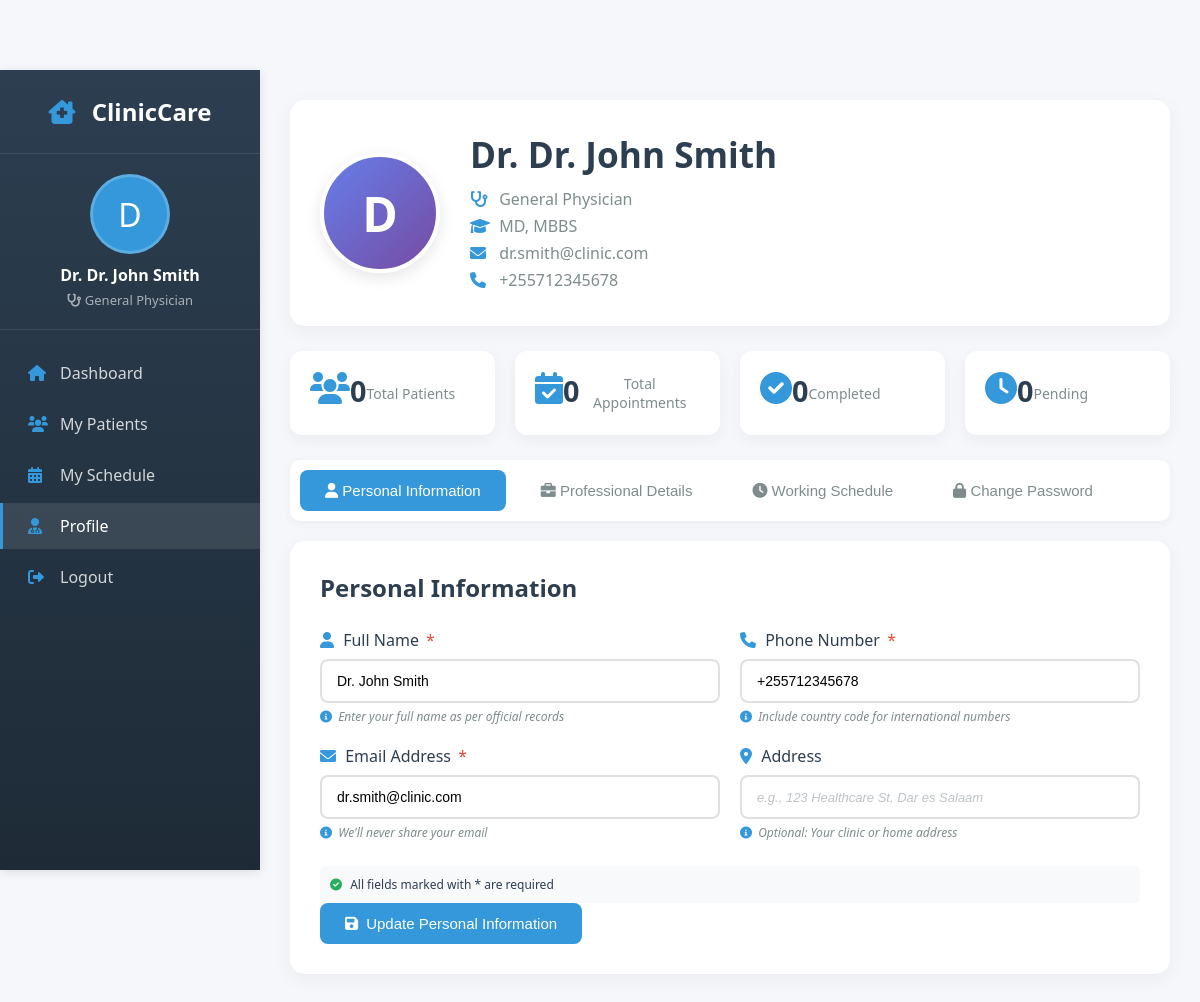
Page /doctor/profile.php (signed in) on the committed database.
### tables this page shows
CREATE TABLE doctors (
    id INT PRIMARY KEY AUTO_INCREMENT,
    user_id INT UNIQUE,
    specialization VARCHAR(100),
    qualification TEXT,
    experience_years INT,
    consultation_fee DECIMAL(10,2),
    available_days VARCHAR(100),  
    start_time TIME,
    end_time TIME,
    max_patients_per_day INT DEFAULT 20,
    FOREIGN KEY (user_id) REFERENCES users(id) ON DELETE CASCADE
);

CREATE TABLE users (
    id INT PRIMARY KEY AUTO_INCREMENT,
    username VARCHAR(50) UNIQUE NOT NULL,
    email VARCHAR(100) UNIQUE NOT NULL,
    password VARCHAR(255) NOT NULL,
    full_name VARCHAR(100) NOT NULL,
    phone VARCHAR(20),
    address TEXT,
    user_type ENUM('patient', 'doctor', 'admin', 'receptionist') DEFAULT 'patient',
    profile_image VARCHAR(255),
    created_at TIMESTAMP DEFAULT CURRENT_TIMESTAMP,
    updated_at TIMESTAMP DEFAULT CURRENT_TIMESTAMP ON UPDATE CURRENT_TIMESTAMP,
    is_active BOOLEAN DEFAULT TRUE
);

### doctor/profile.php (the view, shortened to what this page needs)
<?php
$database = new Database();
$db = $database->getConnection();
$query = "SELECT id FROM doctors WHERE user_id = :user_id";
$stmt = $db->prepare($query);
$stmt->bindParam(':user_id', $_SESSION['user_id']);
$stmt->execute();
$doctor = $stmt->fetch(PDO::FETCH_ASSOC);
$doctor_id = $doctor['id'];
$query = "SELECT u.*, d.specialization, d.qualification, d.experience_years,
          d.consultation_fee, d.available_days, d.start_time, d.end_time
          FROM users u
          LEFT JOIN doctors d ON u.id = d.user_id
          WHERE u.id = :user_id";
$stmt = $db->prepare($query);
$stmt->bindParam(':user_id', $_SESSION['user_id']);
$stmt->execute();
$result = $stmt->fetch(PDO::FETCH_ASSOC);
$doctor_info = [
    'full_name' => $result['full_name'] ?? $_SESSION['full_name'] ?? '',
    'email' => $result['email'] ?? $_SESSION['email'] ?? '',
    'phone' => $result['phone'] ?? '',
    'address' => $result['address'] ?? '',
    'specialization' => $result['specialization'] ?? '',
    'qualification' => $result['qualification'] ?? '',
    'experience_years' => $result['experience_years'] ?? '',
    'consultation_fee' => $result['consultation_fee'] ?? '',
    'available_days' => $result['available_days'] ?? '',
    'start_time' => $result['start_time'] ?? '09:00',
    'end_time' => $result['end_time'] ?? '17:00'
];
$stats = [];
$query = "SELECT COUNT(DISTINCT patient_id) as count FROM appointments WHERE doctor_id = :doctor_id";
$stmt = $db->prepare($query);
$stmt->bindParam(':doctor_id', $doctor_id);
$stmt->execute();
$result = $stmt->fetch(PDO::FETCH_ASSOC);
$stats['total_patients'] = isset($result['count']) ? $result['count'] : 0;
$query = "SELECT COUNT(*) as count FROM appointments WHERE doctor_id = :doctor_id";
$stmt = $db->prepare($query);
$stmt->bindParam(':doctor_id', $doctor_id);
$stmt->execute();
$result = $stmt->fetch(PDO::FETCH_ASSOC);
$stats['total_appointments'] = isset($result['count']) ? $result['count'] : 0;
$query = "SELECT COUNT(*) as count FROM appointments WHERE doctor_id = :doctor_id AND status = 'completed'";
$stmt = $db->prepare($query);
$stmt->bindParam(':doctor_id', $doctor_id);
$stmt->execute();
$result = $stmt->fetch(PDO::FETCH_ASSOC);
$stats['completed'] = isset($result['count']) ? $result['count'] : 0;
$query = "SELECT COUNT(*) as count FROM appointments WHERE doctor_id = :doctor_id AND status = 'pending'";
$stmt = $db->prepare($query);
$stmt->bindParam(':doctor_id', $doctor_id);
$stmt->execute();
$result = $stmt->fetch(PDO::FETCH_ASSOC);
$stats['pending'] = isset($result['count']) ? $result['count'] : 0;
$validation_errors = [];
?>
<!DOCTYPE html>
<html lang="en">
<head>
    <link rel="stylesheet" href="../assets/css/style.css">
    <link rel="stylesheet" href="https://cdnjs.cloudflare.com/ajax/libs/font-awesome/6.0.0/css/all.min.css">
</head>
<body>
    <div class="dashboard">
        <aside class="sidebar">
            <div class="sidebar-header">
                <h3><i class="fas fa-clinic-medical"></i> ClinicCare</h3>
            </div>
            <div class="user-welcome">
                <div class="user-avatar-large">
                    <?php
                    $initial = !empty($doctor_info['full_name']) ? substr($doctor_info['full_name'], 0, 1) : 'D';
                    echo htmlspecialchars($initial);
                    ?>
                </div>
                <h4>Dr. <?php echo htmlspecialchars($doctor_info['full_name'] ?: 'Doctor'); ?></h4>
                <p><i class="fas fa-stethoscope"></i> <?php echo htmlspecialchars($doctor_info['specialization'] ?: 'General Physician'); ?></p>
            </div>
            <ul class="sidebar-menu">
                <li><a href="dashboard.php"><i class="fas fa-home"></i> Dashboard</a></li>
                <li><a href="my-patients.php"><i class="fas fa-users"></i> My Patients</a></li>
                <li><a href="schedule.php"><i class="fas fa-calendar-alt"></i> My Schedule</a></li>
                <li><a href="profile.php" class="active"><i class="fas fa-user-md"></i> Profile</a></li>
                <li><a href="../logout.php"><i class="fas fa-sign-out-alt"></i> Logout</a></li>
            </ul>
        </aside>
        <main class="main-content">
            <div class="profile-header">
                <div class="profile-avatar-large">
                    <?php
                    $initial = !empty($doctor_info['full_name']) ? substr($doctor_info['full_name'], 0, 1) : 'D';
                    echo htmlspecialchars($initial);
                    ?>
                </div>
                <div class="profile-info">
                    <h1>Dr. <?php echo htmlspecialchars($doctor_info['full_name'] ?: 'Doctor'); ?></h1>
                    <p><i class="fas fa-stethoscope"></i> <?php echo htmlspecialchars($doctor_info['specialization'] ?: 'General Physician'); ?></p>
                    <p><i class="fas fa-graduation-cap"></i> <?php echo htmlspecialchars($doctor_info['qualification'] ?: 'Not specified'); ?></p>
                    <p><i class="fas fa-envelope"></i> <?php echo htmlspecialchars($doctor_info['email'] ?: 'Not provided'); ?></p>
                    <p><i class="fas fa-phone"></i> <?php echo htmlspecialchars($doctor_info['phone'] ?: 'Not provided'); ?></p>
                </div>
            </div>
            <div class="stats-grid">
                <div class="stat-card">
                    <i class="fas fa-users"></i>
                    <h3><?php echo $stats['total_patients']; ?></h3>
                    <p>Total Patients</p>
                </div>
                <div class="stat-card">
                    <i class="fas fa-calendar-check"></i>
                    <h3><?php echo $stats['total_appointments']; ?></h3>
                    <p>Total Appointments</p>
                </div>
                <div class="stat-card">
                    <i class="fas fa-check-circle"></i>
                    <h3><?php echo $stats['completed']; ?></h3>
                    <p>Completed</p>
                </div>
                <div class="stat-card">
                    <i class="fas fa-clock"></i>
                    <h3><?php echo $stats['pending']; ?></h3>
                    <p>Pending</p>
                </div>
            </div>
            <div class="tab-buttons">
                <button class="tab-btn active" onclick="showTab('personal')">
                    <i class="fas fa-user"></i> Personal Information
                </button>
                <button class="tab-btn" onclick="showTab('professional')">
                    <i class="fas fa-briefcase"></i> Professional Details
                </button>
                <button class="tab-btn" onclick="showTab('schedule')">
                    <i class="fas fa-clock"></i> Working Schedule
                </button>
                <button class="tab-btn" onclick="showTab('password')">
                    <i class="fas fa-lock"></i> Change Password
                </button>
            </div>
            <div id="personal-tab" class="tab-content active">
                <h2 style="margin-bottom: 25px;">Personal Information</h2>
                <form method="POST" id="personalForm" novalidate>
                    <div class="form-row">
                        <div class="form-group">
                            <label><i class="fas fa-user"></i> Full Name <span class="required">*</span></label>
                            <input type="text" name="full_name" class="form-control <?php echo isset($validation_errors['full_name']) ? 'error' : ''; ?>"
                                   value="<?php echo htmlspecialchars($doctor_info['full_name']); ?>"
                                   placeholder="e.g., John Smith"
                                   required>
                            <div class="hint-text"><i class="fas fa-info-circle"></i> Enter your full name as per official records</div>
                        </div>
                        <div class="form-group">
                            <label><i class="fas fa-phone"></i> Phone Number <span class="required">*</span></label>
                            <input type="tel" name="phone" class="form-control <?php echo isset($validation_errors['phone']) ? 'error' : ''; ?>"
                                   value="<?php echo htmlspecialchars($doctor_info['phone']); ?>"
                                   placeholder="e.g., +255 712 345 678"
                                   required>
                            <div class="hint-text"><i class="fas fa-info-circle"></i> Include country code for international numbers</div>
                        </div>
                    </div>
                    <div class="form-row">
                        <div class="form-group">
                            <label><i class="fas fa-envelope"></i> Email Address <span class="required">*</span></label>
                            <input type="email" name="email" class="form-control <?php echo isset($validation_errors['email']) ? 'error' : ''; ?>"
                                   value="<?php echo htmlspecialchars($doctor_info['email']); ?>"
                                   placeholder="e.g., doctor@example.com"
                                   required>
                            <div class="hint-text"><i class="fas fa-info-circle"></i> We'll never share your email</div>
                        </div>
                        <div class="form-group">
                            <label><i class="fas fa-map-marker-alt"></i> Address</label>
                            <input type="text" name="address" class="form-control"
                                   value="<?php echo htmlspecialchars($doctor_info['address']); ?>"
                                   placeholder="e.g., 123 Healthcare St, Dar es Salaam">
                            <div class="hint-text"><i class="fas fa-info-circle"></i> Optional: Your clinic or home address</div>
                        </div>
                    </div>
                    <div class="field-requirements">
                        <i class="fas fa-check-circle"></i> All fields marked with <span class="required">*</span> are required
                    </div>
                    <button type="submit" name="update_profile" class="btn btn-primary">
                        <i class="fas fa-save"></i> Update Personal Information
                    </button>
                </form>
            </div>
        </main>
    </div>
</body>
</html>

### assets/css/style.css (style rules this page uses)
:root { --primary-color: #2c3e50; --secondary-color: #3498db; --success-color: #27ae60; --danger-color: #e74c3c; --warning-color: #f39c12; --light-bg: #ecf0f1; --dark-text: #2c3e50; --border-radius: 8px; --box-shadow: 0 2px 10px rgba(0,0,0,0.1); }
* { margin: 0; padding: 0; box-sizing: border-box; }
body { font-family: 'Segoe UI', Tahoma, Geneva, Verdana, sans-serif; background: linear-gradient(135deg, #667eea 0%, #764ba2 100%); min-height: 100vh; color: var(--dark-text); }
.form-group { margin-bottom: 20px; }
.form-group label { display: block; margin-bottom: 5px; font-weight: 500; }
.form-control { width: 100%; padding: 12px; border: 1px solid #ddd; border-radius: var(--border-radius); font-size: 14px; transition: border-color 0.3s; }
.btn { padding: 12px 24px; border: none; border-radius: var(--border-radius); cursor: pointer; font-size: 16px; font-weight: 600; transition: all 0.3s; }
.btn-primary { background: var(--secondary-color); color: white; }
.dashboard { display: flex; min-height: 100vh; padding-top: 70px; }
.sidebar { width: 250px; background: white; box-shadow: var(--box-shadow); position: fixed; left: 0; top: 70px; bottom: 0; overflow-y: auto; }
.sidebar-menu { list-style: none; padding: 20px 0; }
.sidebar-menu li { margin-bottom: 5px; }
.sidebar-menu a { display: flex; align-items: center; padding: 12px 20px; color: var(--dark-text); text-decoration: none; transition: all 0.3s; }
.sidebar-menu i { margin-right: 10px; width: 20px; }
.main-content { flex: 1; margin-left: 250px; padding: 30px; }
.stats-grid { display: grid; grid-template-columns: repeat(auto-fit, minmax(250px, 1fr)); gap: 20px; margin-bottom: 30px; }
.stat-card { background: white; border-radius: var(--border-radius); padding: 20px; display: flex; align-items: center; box-shadow: var(--box-shadow); }

### rows in the picture
doctors: user.full_name "D", user.full_name "Dr. John Smith", specialization "General Physician", qualification "MD, MBBS", user.email "dr.smith@clinic.com", user.phone "+255712345678", full_name "Dr. John Smith", phone "+255712345678", email "dr.smith@clinic.com"

### other values in the picture
$stats['total_patients'] "0"
$stats['total_appointments'] "0"
$stats['completed'] "0"
$stats['pending'] "0"
